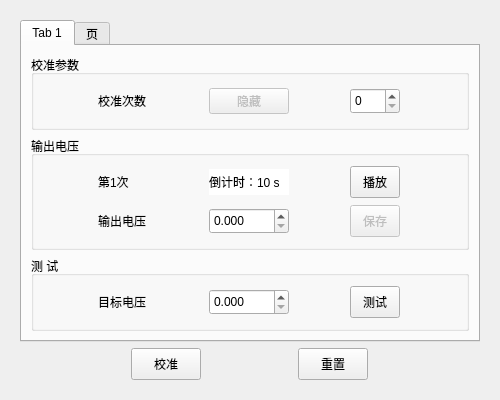
<?xml version="1.0" encoding="UTF-8"?>
<ui version="4.0">
 <class>Form</class>
 <widget class="QWidget" name="Form">
  <property name="geometry">
   <rect>
    <x>0</x>
    <y>0</y>
    <width>500</width>
    <height>400</height>
   </rect>
  </property>
  <property name="minimumSize">
   <size>
    <width>500</width>
    <height>400</height>
   </size>
  </property>
  <property name="maximumSize">
   <size>
    <width>500</width>
    <height>400</height>
   </size>
  </property>
  <property name="windowTitle">
   <string>Form</string>
  </property>
  <layout class="QVBoxLayout" name="verticalLayout_5">
   <item>
    <widget class="QWidget" name="widget" native="true">
     <layout class="QVBoxLayout" name="verticalLayout_4">
      <item>
       <widget class="QTabWidget" name="tabWidget">
        <property name="currentIndex">
         <number>0</number>
        </property>
        <widget class="QWidget" name="tab">
         <attribute name="title">
          <string>Tab 1</string>
         </attribute>
         <layout class="QVBoxLayout" name="verticalLayout_3" stretch="2,3,2">
          <item>
           <widget class="QGroupBox" name="groupBox">
            <property name="title">
             <string>校准参数</string>
            </property>
            <layout class="QHBoxLayout" name="horizontalLayout">
             <item>
              <widget class="QLabel" name="label">
               <property name="minimumSize">
                <size>
                 <width>50</width>
                 <height>26</height>
                </size>
               </property>
               <property name="maximumSize">
                <size>
                 <width>50</width>
                 <height>26</height>
                </size>
               </property>
               <property name="text">
                <string>校准次数</string>
               </property>
              </widget>
             </item>
             <item>
              <widget class="QToolButton" name="yincang">
               <property name="enabled">
                <bool>false</bool>
               </property>
               <property name="sizePolicy">
                <sizepolicy hsizetype="Fixed" vsizetype="Fixed">
                 <horstretch>0</horstretch>
                 <verstretch>0</verstretch>
                </sizepolicy>
               </property>
               <property name="minimumSize">
                <size>
                 <width>80</width>
                 <height>26</height>
                </size>
               </property>
               <property name="maximumSize">
                <size>
                 <width>80</width>
                 <height>26</height>
                </size>
               </property>
               <property name="styleSheet">
                <string notr="true">QToolButton {
    padding-top: 6px;
    padding-bottom: 3px;
}</string>
               </property>
               <property name="text">
                <string>隐藏</string>
               </property>
              </widget>
             </item>
             <item>
              <widget class="QSpinBox" name="calibration_nums_box">
               <property name="sizePolicy">
                <sizepolicy hsizetype="Minimum" vsizetype="Fixed">
                 <horstretch>0</horstretch>
                 <verstretch>26</verstretch>
                </sizepolicy>
               </property>
               <property name="minimumSize">
                <size>
                 <width>50</width>
                 <height>26</height>
                </size>
               </property>
               <property name="maximumSize">
                <size>
                 <width>50</width>
                 <height>26</height>
                </size>
               </property>
              </widget>
             </item>
            </layout>
           </widget>
          </item>
          <item>
           <widget class="QGroupBox" name="groupBox_2">
            <property name="title">
             <string>输出电压</string>
            </property>
            <layout class="QVBoxLayout" name="verticalLayout">
             <item>
              <layout class="QHBoxLayout" name="horizontalLayout_2">
               <item>
                <widget class="QLabel" name="play_label">
                 <property name="minimumSize">
                  <size>
                   <width>50</width>
                   <height>26</height>
                  </size>
                 </property>
                 <property name="maximumSize">
                  <size>
                   <width>50</width>
                   <height>26</height>
                  </size>
                 </property>
                 <property name="text">
                  <string>第1次</string>
                 </property>
                </widget>
               </item>
               <item>
                <widget class="QLabel" name="countdown_label">
                 <property name="minimumSize">
                  <size>
                   <width>80</width>
                   <height>26</height>
                  </size>
                 </property>
                 <property name="maximumSize">
                  <size>
                   <width>80</width>
                   <height>26</height>
                  </size>
                 </property>
                 <property name="styleSheet">
                  <string notr="true">background-color: rgb(255, 255, 255);</string>
                 </property>
                 <property name="text">
                  <string>倒计时：10 s</string>
                 </property>
                </widget>
               </item>
               <item>
                <widget class="QToolButton" name="play_button">
                 <property name="sizePolicy">
                  <sizepolicy hsizetype="Fixed" vsizetype="Fixed">
                   <horstretch>0</horstretch>
                   <verstretch>0</verstretch>
                  </sizepolicy>
                 </property>
                 <property name="minimumSize">
                  <size>
                   <width>50</width>
                   <height>0</height>
                  </size>
                 </property>
                 <property name="maximumSize">
                  <size>
                   <width>50</width>
                   <height>16777215</height>
                  </size>
                 </property>
                 <property name="styleSheet">
                  <string notr="true">QToolButton {
    padding-top: 6px;
    padding-bottom: 3px;
}</string>
                 </property>
                 <property name="text">
                  <string>播放</string>
                 </property>
                </widget>
               </item>
              </layout>
             </item>
             <item>
              <layout class="QHBoxLayout" name="horizontalLayout_3">
               <item>
                <widget class="QLabel" name="label_4">
                 <property name="minimumSize">
                  <size>
                   <width>50</width>
                   <height>26</height>
                  </size>
                 </property>
                 <property name="maximumSize">
                  <size>
                   <width>50</width>
                   <height>26</height>
                  </size>
                 </property>
                 <property name="text">
                  <string>输出电压</string>
                 </property>
                </widget>
               </item>
               <item>
                <widget class="QDoubleSpinBox" name="output_voltage_box">
                 <property name="sizePolicy">
                  <sizepolicy hsizetype="Preferred" vsizetype="Preferred">
                   <horstretch>0</horstretch>
                   <verstretch>0</verstretch>
                  </sizepolicy>
                 </property>
                 <property name="minimumSize">
                  <size>
                   <width>80</width>
                   <height>26</height>
                  </size>
                 </property>
                 <property name="maximumSize">
                  <size>
                   <width>80</width>
                   <height>26</height>
                  </size>
                 </property>
                 <property name="decimals">
                  <number>3</number>
                 </property>
                </widget>
               </item>
               <item>
                <widget class="QToolButton" name="save_button">
                 <property name="enabled">
                  <bool>false</bool>
                 </property>
                 <property name="sizePolicy">
                  <sizepolicy hsizetype="Fixed" vsizetype="Fixed">
                   <horstretch>0</horstretch>
                   <verstretch>0</verstretch>
                  </sizepolicy>
                 </property>
                 <property name="minimumSize">
                  <size>
                   <width>50</width>
                   <height>0</height>
                  </size>
                 </property>
                 <property name="maximumSize">
                  <size>
                   <width>50</width>
                   <height>16777215</height>
                  </size>
                 </property>
                 <property name="styleSheet">
                  <string notr="true">QToolButton {
    padding-top: 6px;
    padding-bottom: 3px;
}</string>
                 </property>
                 <property name="text">
                  <string>保存</string>
                 </property>
                </widget>
               </item>
              </layout>
             </item>
            </layout>
           </widget>
          </item>
          <item>
           <widget class="QGroupBox" name="groupBox_3">
            <property name="title">
             <string>测 试</string>
            </property>
            <layout class="QVBoxLayout" name="verticalLayout_2">
             <item>
              <layout class="QHBoxLayout" name="horizontalLayout_5">
               <item>
                <widget class="QLabel" name="label_7">
                 <property name="minimumSize">
                  <size>
                   <width>50</width>
                   <height>26</height>
                  </size>
                 </property>
                 <property name="maximumSize">
                  <size>
                   <width>50</width>
                   <height>26</height>
                  </size>
                 </property>
                 <property name="text">
                  <string>目标电压</string>
                 </property>
                </widget>
               </item>
               <item>
                <widget class="QDoubleSpinBox" name="target_voltage_box">
                 <property name="sizePolicy">
                  <sizepolicy hsizetype="Preferred" vsizetype="Preferred">
                   <horstretch>0</horstretch>
                   <verstretch>0</verstretch>
                  </sizepolicy>
                 </property>
                 <property name="minimumSize">
                  <size>
                   <width>80</width>
                   <height>26</height>
                  </size>
                 </property>
                 <property name="maximumSize">
                  <size>
                   <width>80</width>
                   <height>26</height>
                  </size>
                 </property>
                 <property name="decimals">
                  <number>3</number>
                 </property>
                </widget>
               </item>
               <item>
                <widget class="QToolButton" name="test_button">
                 <property name="enabled">
                  <bool>true</bool>
                 </property>
                 <property name="sizePolicy">
                  <sizepolicy hsizetype="Fixed" vsizetype="Fixed">
                   <horstretch>0</horstretch>
                   <verstretch>0</verstretch>
                  </sizepolicy>
                 </property>
                 <property name="minimumSize">
                  <size>
                   <width>50</width>
                   <height>0</height>
                  </size>
                 </property>
                 <property name="maximumSize">
                  <size>
                   <width>50</width>
                   <height>16777215</height>
                  </size>
                 </property>
                 <property name="styleSheet">
                  <string notr="true">QToolButton {
    padding-top: 6px;
    padding-bottom: 3px;
}</string>
                 </property>
                 <property name="text">
                  <string>测试</string>
                 </property>
                </widget>
               </item>
              </layout>
             </item>
            </layout>
           </widget>
          </item>
         </layout>
        </widget>
        <widget class="QWidget" name="tab_2">
         <attribute name="title">
          <string>页</string>
         </attribute>
         <layout class="QVBoxLayout" name="verticalLayout_6" stretch="2,2,3">
          <item>
           <widget class="QGroupBox" name="groupBox_4">
            <property name="title">
             <string>标准声压</string>
            </property>
            <layout class="QHBoxLayout" name="horizontalLayout_6">
             <item>
              <widget class="QRadioButton" name="standard_spl_i">
               <property name="sizePolicy">
                <sizepolicy hsizetype="Minimum" vsizetype="Fixed">
                 <horstretch>0</horstretch>
                 <verstretch>0</verstretch>
                </sizepolicy>
               </property>
               <property name="minimumSize">
                <size>
                 <width>80</width>
                 <height>26</height>
                </size>
               </property>
               <property name="maximumSize">
                <size>
                 <width>80</width>
                 <height>26</height>
                </size>
               </property>
               <property name="text">
                <string> 94 dB</string>
               </property>
              </widget>
             </item>
             <item>
              <widget class="QRadioButton" name="standard_spl_ii">
               <property name="minimumSize">
                <size>
                 <width>80</width>
                 <height>26</height>
                </size>
               </property>
               <property name="maximumSize">
                <size>
                 <width>80</width>
                 <height>26</height>
                </size>
               </property>
               <property name="layoutDirection">
                <enum>Qt::LeftToRight</enum>
               </property>
               <property name="text">
                <string> 114 dB</string>
               </property>
              </widget>
             </item>
            </layout>
           </widget>
          </item>
          <item>
           <widget class="QGroupBox" name="groupBox_6">
            <property name="title">
             <string>录制状态</string>
            </property>
            <layout class="QHBoxLayout" name="horizontalLayout_7">
             <item>
              <widget class="QLabel" name="label_3">
               <property name="minimumSize">
                <size>
                 <width>80</width>
                 <height>26</height>
                </size>
               </property>
               <property name="maximumSize">
                <size>
                 <width>80</width>
                 <height>26</height>
                </size>
               </property>
               <property name="text">
                <string> 录制状态：</string>
               </property>
              </widget>
             </item>
             <item>
              <widget class="QToolButton" name="record_state">
               <property name="enabled">
                <bool>false</bool>
               </property>
               <property name="minimumSize">
                <size>
                 <width>80</width>
                 <height>26</height>
                </size>
               </property>
               <property name="maximumSize">
                <size>
                 <width>80</width>
                 <height>26</height>
                </size>
               </property>
               <property name="styleSheet">
                <string notr="true">color: rgb(255, 170, 0);</string>
               </property>
               <property name="text">
                <string>待录制</string>
               </property>
              </widget>
             </item>
            </layout>
           </widget>
          </item>
          <item>
           <widget class="QGroupBox" name="groupBox_5">
            <property name="title">
             <string>校准结果</string>
            </property>
            <layout class="QVBoxLayout" name="verticalLayout_7">
             <item>
              <layout class="QHBoxLayout" name="horizontalLayout_8">
               <item>
                <widget class="QLabel" name="label_2">
                 <property name="minimumSize">
                  <size>
                   <width>80</width>
                   <height>26</height>
                  </size>
                 </property>
                 <property name="maximumSize">
                  <size>
                   <width>80</width>
                   <height>26</height>
                  </size>
                 </property>
                 <property name="text">
                  <string> 声压偏差：</string>
                 </property>
                </widget>
               </item>
               <item>
                <widget class="QLineEdit" name="deviation_lineedit">
                 <property name="enabled">
                  <bool>false</bool>
                 </property>
                 <property name="minimumSize">
                  <size>
                   <width>80</width>
                   <height>26</height>
                  </size>
                 </property>
                 <property name="maximumSize">
                  <size>
                   <width>80</width>
                   <height>26</height>
                  </size>
                 </property>
                 <property name="alignment">
                  <set>Qt::AlignCenter</set>
                 </property>
                </widget>
               </item>
              </layout>
             </item>
             <item>
              <layout class="QHBoxLayout" name="horizontalLayout_9">
               <item>
                <widget class="QComboBox" name="channel_number">
                 <property name="sizePolicy">
                  <sizepolicy hsizetype="Preferred" vsizetype="Preferred">
                   <horstretch>0</horstretch>
                   <verstretch>0</verstretch>
                  </sizepolicy>
                 </property>
                 <property name="minimumSize">
                  <size>
                   <width>80</width>
                   <height>26</height>
                  </size>
                 </property>
                 <property name="maximumSize">
                  <size>
                   <width>80</width>
                   <height>26</height>
                  </size>
                 </property>
                </widget>
               </item>
               <item>
                <widget class="QToolButton" name="save_mic_button">
                 <property name="enabled">
                  <bool>true</bool>
                 </property>
                 <property name="sizePolicy">
                  <sizepolicy hsizetype="Fixed" vsizetype="Fixed">
                   <horstretch>0</horstretch>
                   <verstretch>0</verstretch>
                  </sizepolicy>
                 </property>
                 <property name="minimumSize">
                  <size>
                   <width>80</width>
                   <height>26</height>
                  </size>
                 </property>
                 <property name="maximumSize">
                  <size>
                   <width>80</width>
                   <height>26</height>
                  </size>
                 </property>
                 <property name="styleSheet">
                  <string notr="true">QToolButton {
    padding-top: 6px;
    padding-bottom: 3px;
}</string>
                 </property>
                 <property name="text">
                  <string>保存</string>
                 </property>
                </widget>
               </item>
              </layout>
             </item>
            </layout>
           </widget>
          </item>
         </layout>
        </widget>
       </widget>
      </item>
      <item>
       <layout class="QHBoxLayout" name="horizontalLayout_4">
        <item>
         <spacer name="horizontalSpacer">
          <property name="orientation">
           <enum>Qt::Horizontal</enum>
          </property>
          <property name="sizeType">
           <enum>QSizePolicy::Fixed</enum>
          </property>
          <property name="sizeHint" stdset="0">
           <size>
            <width>70</width>
            <height>20</height>
           </size>
          </property>
         </spacer>
        </item>
        <item>
         <widget class="QToolButton" name="cal_button">
          <property name="enabled">
           <bool>true</bool>
          </property>
          <property name="sizePolicy">
           <sizepolicy hsizetype="Fixed" vsizetype="Fixed">
            <horstretch>0</horstretch>
            <verstretch>0</verstretch>
           </sizepolicy>
          </property>
          <property name="minimumSize">
           <size>
            <width>70</width>
            <height>0</height>
           </size>
          </property>
          <property name="maximumSize">
           <size>
            <width>70</width>
            <height>16777215</height>
           </size>
          </property>
          <property name="styleSheet">
           <string notr="true">QToolButton {
    padding-top: 6px;
    padding-bottom: 3px;
}</string>
          </property>
          <property name="text">
           <string>校准</string>
          </property>
         </widget>
        </item>
        <item>
         <spacer name="horizontalSpacer_2">
          <property name="orientation">
           <enum>Qt::Horizontal</enum>
          </property>
          <property name="sizeType">
           <enum>QSizePolicy::Fixed</enum>
          </property>
          <property name="sizeHint" stdset="0">
           <size>
            <width>50</width>
            <height>20</height>
           </size>
          </property>
         </spacer>
        </item>
        <item>
         <widget class="QToolButton" name="reset_button">
          <property name="enabled">
           <bool>true</bool>
          </property>
          <property name="sizePolicy">
           <sizepolicy hsizetype="Fixed" vsizetype="Fixed">
            <horstretch>0</horstretch>
            <verstretch>0</verstretch>
           </sizepolicy>
          </property>
          <property name="minimumSize">
           <size>
            <width>70</width>
            <height>0</height>
           </size>
          </property>
          <property name="maximumSize">
           <size>
            <width>70</width>
            <height>16777215</height>
           </size>
          </property>
          <property name="styleSheet">
           <string notr="true">QToolButton {
    padding-top: 6px;
    padding-bottom: 3px;
}</string>
          </property>
          <property name="text">
           <string>重置</string>
          </property>
         </widget>
        </item>
        <item>
         <spacer name="horizontalSpacer_3">
          <property name="orientation">
           <enum>Qt::Horizontal</enum>
          </property>
          <property name="sizeType">
           <enum>QSizePolicy::Fixed</enum>
          </property>
          <property name="sizeHint" stdset="0">
           <size>
            <width>70</width>
            <height>20</height>
           </size>
          </property>
         </spacer>
        </item>
       </layout>
      </item>
     </layout>
    </widget>
   </item>
  </layout>
 </widget>
 <resources/>
 <connections/>
</ui>
